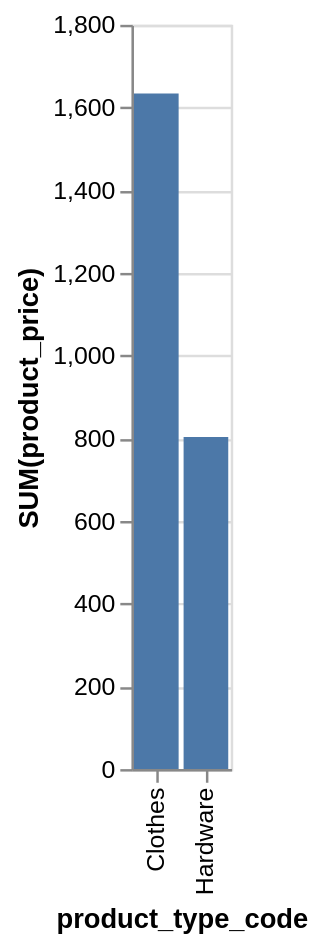

Write the Vega-Lite specification saved for this chart.
### Vega-Lite specification from a JSON file in a GitHub repository (floating-point values rounded to 4 significant figures)
{"data": {"values": [{"x_data": "Clothes", "y_data": 1634}, {"x_data": "Hardware", "y_data": 803}]}, "mark": "bar", "encoding": {"x": {"field": "x_data", "type": "nominal", "title": "product_type_code", "sort": {"op": "sum", "field": "y_data", "order": "descending"}}, "y": {"field": "y_data", "type": "quantitative", "title": "SUM(product_price)"}}}
